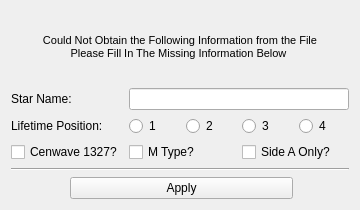
<?xml version="1.0" encoding="UTF-8"?>
<ui version="4.0">
 <class>missingDialog</class>
 <widget class="QDialog" name="missingDialog">
  <property name="geometry">
   <rect>
    <x>0</x>
    <y>0</y>
    <width>360</width>
    <height>210</height>
   </rect>
  </property>
  <property name="minimumSize">
   <size>
    <width>360</width>
    <height>210</height>
   </size>
  </property>
  <property name="maximumSize">
   <size>
    <width>360</width>
    <height>210</height>
   </size>
  </property>
  <property name="windowTitle">
   <string>Missing Information</string>
  </property>
  <layout class="QGridLayout" name="gridLayout">
   <item row="4" column="4" colspan="2">
    <widget class="QCheckBox" name="justA">
     <property name="toolTip">
      <string>Check if data was taken using only Side A of the COS detector</string>
     </property>
     <property name="whatsThis">
      <string/>
     </property>
     <property name="text">
      <string>Side A Only?</string>
     </property>
    </widget>
   </item>
   <item row="0" column="0" colspan="6">
    <widget class="QLabel" name="displayInfo">
     <property name="maximumSize">
      <size>
       <width>16777215</width>
       <height>100</height>
      </size>
     </property>
     <property name="font">
      <font>
       <pointsize>8</pointsize>
      </font>
     </property>
     <property name="text">
      <string>Could Not Obtain the Following Information from the File
Please Fill In The Missing Information Below </string>
     </property>
     <property name="alignment">
      <set>Qt::AlignCenter</set>
     </property>
    </widget>
   </item>
   <item row="2" column="5">
    <widget class="QRadioButton" name="life4">
     <property name="whatsThis">
      <string/>
     </property>
     <property name="text">
      <string>4</string>
     </property>
     <attribute name="buttonGroup">
      <string notr="true">lifeGroup</string>
     </attribute>
    </widget>
   </item>
   <item row="5" column="0" colspan="6">
    <widget class="Line" name="line">
     <property name="orientation">
      <enum>Qt::Horizontal</enum>
     </property>
    </widget>
   </item>
   <item row="2" column="4">
    <widget class="QRadioButton" name="life3">
     <property name="whatsThis">
      <string/>
     </property>
     <property name="text">
      <string>3</string>
     </property>
     <attribute name="buttonGroup">
      <string notr="true">lifeGroup</string>
     </attribute>
    </widget>
   </item>
   <item row="2" column="3">
    <widget class="QRadioButton" name="life2">
     <property name="whatsThis">
      <string/>
     </property>
     <property name="text">
      <string>2</string>
     </property>
     <attribute name="buttonGroup">
      <string notr="true">lifeGroup</string>
     </attribute>
    </widget>
   </item>
   <item row="2" column="2">
    <widget class="QRadioButton" name="life1">
     <property name="whatsThis">
      <string/>
     </property>
     <property name="text">
      <string>1</string>
     </property>
     <attribute name="buttonGroup">
      <string notr="true">lifeGroup</string>
     </attribute>
    </widget>
   </item>
   <item row="4" column="0" colspan="2">
    <widget class="QCheckBox" name="cen1327">
     <property name="toolTip">
      <string>Check if data was taken using Cenwave 1327</string>
     </property>
     <property name="text">
      <string>Cenwave 1327?</string>
     </property>
    </widget>
   </item>
   <item row="4" column="2" colspan="2">
    <widget class="QCheckBox" name="mDwarf">
     <property name="toolTip">
      <string>Check if the star is an M Type</string>
     </property>
     <property name="text">
      <string>M Type?</string>
     </property>
    </widget>
   </item>
   <item row="2" column="0" colspan="2">
    <widget class="QLabel" name="labelLP">
     <property name="toolTip">
      <string>The lifetime position used when this data was taken</string>
     </property>
     <property name="whatsThis">
      <string/>
     </property>
     <property name="text">
      <string>Lifetime Position:</string>
     </property>
    </widget>
   </item>
   <item row="1" column="2" colspan="4">
    <widget class="QLineEdit" name="inputName">
     <property name="toolTip">
      <string>Type the name of the star here</string>
     </property>
    </widget>
   </item>
   <item row="1" column="0" colspan="2">
    <widget class="QLabel" name="labelName">
     <property name="text">
      <string>Star Name:</string>
     </property>
    </widget>
   </item>
   <item row="6" column="1" colspan="4">
    <widget class="QPushButton" name="applyValues">
     <property name="focusPolicy">
      <enum>Qt::NoFocus</enum>
     </property>
     <property name="toolTip">
      <string>Press after all information is provided</string>
     </property>
     <property name="whatsThis">
      <string/>
     </property>
     <property name="text">
      <string>Apply</string>
     </property>
    </widget>
   </item>
  </layout>
 </widget>
 <resources/>
 <connections/>
 <buttongroups>
  <buttongroup name="lifeGroup"/>
 </buttongroups>
</ui>
